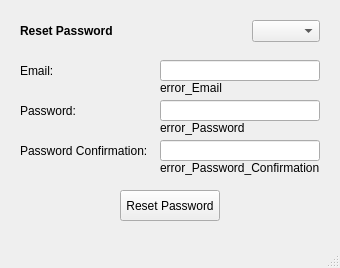
<?xml version="1.0" encoding="UTF-8"?>
<ui version="4.0">
 <class>ResetPasswordPage</class>
 <widget class="QMainWindow" name="ResetPasswordPage">
  <property name="geometry">
   <rect>
    <x>0</x>
    <y>0</y>
    <width>340</width>
    <height>268</height>
   </rect>
  </property>
  <property name="windowTitle">
   <string>Reset Password</string>
  </property>
  <widget class="QWidget" name="centralwidget">
   <widget class="QLabel" name="label_Title">
    <property name="geometry">
     <rect>
      <x>20</x>
      <y>20</y>
      <width>300</width>
      <height>21</height>
     </rect>
    </property>
    <property name="font">
     <font>
      <bold>true</bold>
     </font>
    </property>
    <property name="text">
     <string>Reset Password</string>
    </property>
   </widget>
   <widget class="QPushButton" name="ResetPasswordButton">
    <property name="geometry">
     <rect>
      <x>120</x>
      <y>190</y>
      <width>100</width>
      <height>31</height>
     </rect>
    </property>
    <property name="cursor">
     <cursorShape>OpenHandCursor</cursorShape>
    </property>
    <property name="text">
     <string>Reset Password</string>
    </property>
   </widget>
   <widget class="QLineEdit" name="lineEdit_Password">
    <property name="geometry">
     <rect>
      <x>160</x>
      <y>100</y>
      <width>160</width>
      <height>21</height>
     </rect>
    </property>
   </widget>
   <widget class="QLabel" name="error_Password">
    <property name="geometry">
     <rect>
      <x>160</x>
      <y>120</y>
      <width>160</width>
      <height>16</height>
     </rect>
    </property>
    <property name="text">
     <string>error_Password</string>
    </property>
   </widget>
   <widget class="QLabel" name="label_Password_Confirmation">
    <property name="geometry">
     <rect>
      <x>20</x>
      <y>140</y>
      <width>300</width>
      <height>21</height>
     </rect>
    </property>
    <property name="text">
     <string>Password Confirmation:</string>
    </property>
   </widget>
   <widget class="QLabel" name="label_Password">
    <property name="geometry">
     <rect>
      <x>20</x>
      <y>100</y>
      <width>300</width>
      <height>21</height>
     </rect>
    </property>
    <property name="text">
     <string>Password:</string>
    </property>
   </widget>
   <widget class="QLabel" name="label_Email">
    <property name="geometry">
     <rect>
      <x>20</x>
      <y>60</y>
      <width>300</width>
      <height>21</height>
     </rect>
    </property>
    <property name="text">
     <string>Email:</string>
    </property>
   </widget>
   <widget class="QLineEdit" name="lineEdit_Email">
    <property name="geometry">
     <rect>
      <x>160</x>
      <y>60</y>
      <width>160</width>
      <height>21</height>
     </rect>
    </property>
   </widget>
   <widget class="QLabel" name="error_Email">
    <property name="geometry">
     <rect>
      <x>160</x>
      <y>80</y>
      <width>160</width>
      <height>16</height>
     </rect>
    </property>
    <property name="text">
     <string>error_Email</string>
    </property>
   </widget>
   <widget class="QLineEdit" name="lineEdit_Password_Confirmation">
    <property name="geometry">
     <rect>
      <x>160</x>
      <y>140</y>
      <width>160</width>
      <height>21</height>
     </rect>
    </property>
   </widget>
   <widget class="QLabel" name="error_Password_Confirmation">
    <property name="geometry">
     <rect>
      <x>160</x>
      <y>160</y>
      <width>160</width>
      <height>16</height>
     </rect>
    </property>
    <property name="text">
     <string>error_Password_Confirmation</string>
    </property>
   </widget>
   <widget class="QComboBox" name="comboBoxLanguage">
    <property name="geometry">
     <rect>
      <x>252</x>
      <y>20</y>
      <width>68</width>
      <height>22</height>
     </rect>
    </property>
    <property name="cursor">
     <cursorShape>OpenHandCursor</cursorShape>
    </property>
    <property name="currentText">
     <string/>
    </property>
    <property name="currentIndex">
     <number>-1</number>
    </property>
    <item>
     <property name="text">
      <string>English</string>
     </property>
    </item>
    <item>
     <property name="text">
      <string>עברית</string>
     </property>
    </item>
   </widget>
  </widget>
  <widget class="QMenuBar" name="menubar">
   <property name="geometry">
    <rect>
     <x>0</x>
     <y>0</y>
     <width>340</width>
     <height>22</height>
    </rect>
   </property>
  </widget>
  <widget class="QStatusBar" name="statusbar"/>
 </widget>
 <tabstops>
  <tabstop>lineEdit_Email</tabstop>
  <tabstop>lineEdit_Password</tabstop>
  <tabstop>lineEdit_Password_Confirmation</tabstop>
  <tabstop>ResetPasswordButton</tabstop>
 </tabstops>
 <resources/>
 <connections/>
</ui>
